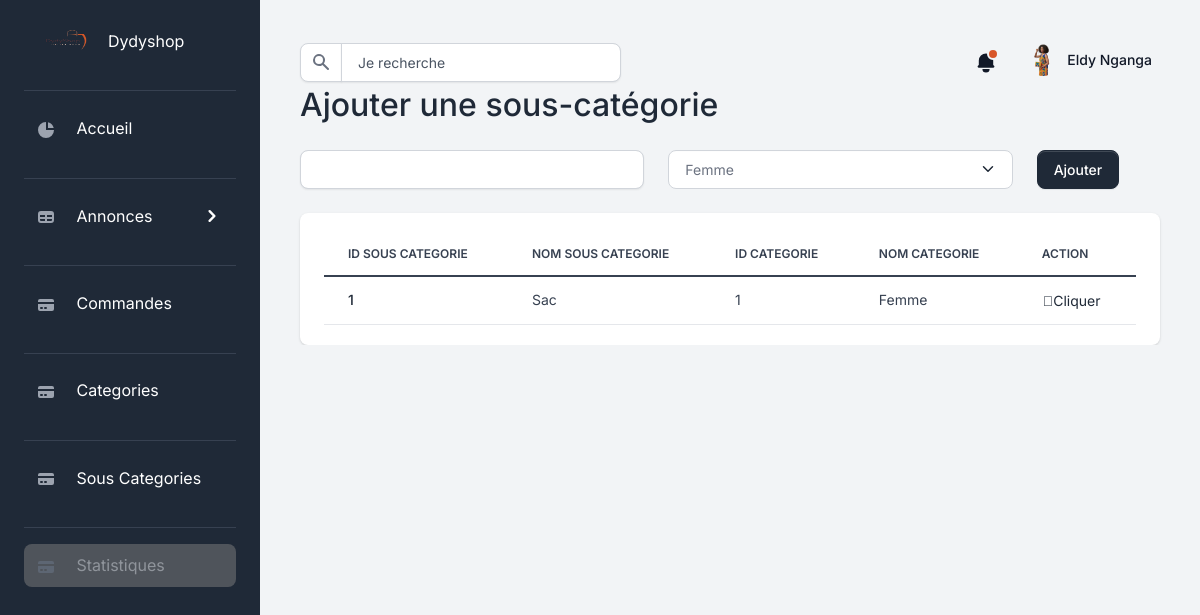
Screenshot of /add_subcategory with the database file from the repository.
### api/models/model.py (models this page shows)
class SubCategory(db.Model):
    __tablename__ = "sub_categories"
    id = db.Column(db.Integer, primary_key=True)
    name = db.Column(db.String(200), nullable=False)
    category_id = db.Column(db.Integer, db.ForeignKey("categories.id"))
    date_created = db.Column(db.DateTime, default=datetime.utcnow)

class Category(db.Model):
    __tablename__ = "categories"
    id = db.Column(db.Integer, primary_key=True)
    name = db.Column(db.String(200), nullable=False)
    subcategories = db.relationship("SubCategory", backref="category")
    date_created = db.Column(db.DateTime, default=datetime.utcnow)

### api/back.py (the view, shortened to what this page needs)
@app.route("/add_subcategory", methods=["GET", "POST"])
def add_subcategory():
    categories = Category.query.all()
    subcategories = SubCategory.query.all()
    return render_template(
        "/back/AddSubcategory.html", categories=categories, subcategories=subcategories
    )

### api/back.py (called while the page is built)
@app.before_request
def check_for_maintenance():
    if maintenance_mode and request.endpoint not in ["maintenance"]:
        return redirect(url_for("maintenance"))
    elif maintenance_mode and request.endpoint == "maintenance":
        return None
    else:
        return None

### api/templates/back/AddSubCategory.html (shortened to what this page needs)
{% extends './layout/baseAdmin.html' %}
{% block content %}
  <h2>Ajouter une sous-catégorie</h2>
  <form method="POST" action="{{ url_for('add_subcategory') }}">
    <div class="row my-4">
      <div class="form-group col-5">
        <input type="text" id="name" name="name" class="form-control" required />
      </div>
      <div class="form-group col-5">
        <select id="category" name="category" class="form-select" required>
          {% for category in categories %}
            <option value="{{ category.id }}">{{ category.name }}</option>
          {% endfor %}
        </select>
      </div>
      <div class="col-auto">
        <button type="submit" class="btn btn-primary ">Ajouter </button>
      </div>
    </div>
  </form>
  <div class="card card-body border-0 shadow table-wrapper table-responsive">
    <table class="table table-hover" data-toggle="table" id="table" data-toolbar="#toolbar" data-search="true" data-show-refresh="true" data-show-toggle="true" data-show-fullscreen="true" data-show-columns="true" data-show-columns-toggle-all="true" data-show-pagination-switch="true" data-pagination="true" data-id-field="id" data-show-export="true" data-show-pagination-switch="true" data-pagination="true" data-page-list="[5, 10, 25, 50,100, all]">
      <thead>
        <tr>
          <th class="border-gray-200">Id sous categorie</th>
          <th class="border-gray-200">Nom sous categorie</th>
          <th class="border-gray-200">Id categorie</th>
          <th class="border-gray-200">Nom categorie</th>
          <th class="border-gray-200">Action</th>
        </tr>
      </thead>
      <tbody>
        {% for subcategory in subcategories %}
          <tr>
            <td>
              <a href="#" class="fw-bold">{{ subcategory.id }}</a>
            </td>
            <td>
              <span class="fw-normal">{{ subcategory.name }}</span>
            </td>
            <td>
              <span class="fw-normal">{{ subcategory.category.id }}</span>
            </td>
            <td>
              <span class="fw-normal">{{ subcategory.category.name }}</span>
            </td>
            <td>
              <div class="btn-group">
                <button class="btn btn-link text-dark dropdown-toggle dropdown-toggle-split m-0 p-0" data-bs-toggle="dropdown" aria-haspopup="true" aria-expanded="false">
                  <span class="icon icon-sm"><span class="fas fa-ellipsis-h icon-dark"></span>Cliquer</span>
                </button>
              </div>
            </td>
          </tr>
        {% endfor %}
      </tbody>
    </table>
  </div>
{% endblock %}

### api/static/css/UploadImage.css (style rules this page uses)
:root { --colorPrimaryNormal: #d85629; --colorPrimaryDark: #d85629; --colorPrimaryGlare: #d85629; --colorPrimaryHalf: #d85629; --colorPrimaryQuarter: #bfecee; --colorPrimaryEighth: #dff5f7; --colorPrimaryPale: #f3f5f7; --colorPrimarySeparator: #f3f5f7; --colorPrimaryOutline: #dff5f7; --colorButtonNormal: #d85629; --colorButtonHover: #d85629; --colorLinkNormal: #d85629; --colorLinkHover: #d85629; }
body { margin: 24px; }

### rows the page displays
SubCategory: id "1", name "Sac", category.id "1", category.name "Femme"

### other values shown
form field category "Femme"
